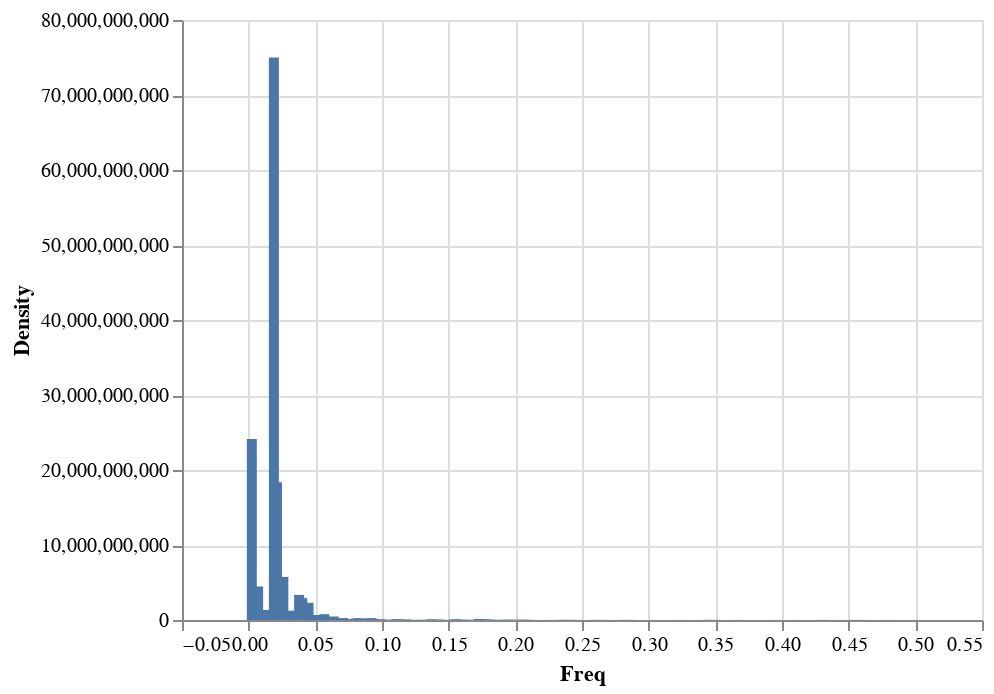

The code cell stored with this chart in its notebook:
### Markdown cell above
### Make function call to series periodgram to see if underlying frequency exists

### Code cell
make_sig_periodgram(flu_data.SPEC_RECEIVED_NB)

### Figure 1 — Vega-Lite specification as saved in the notebook (floating-point values rounded to 4 significant figures; data arrays with more than 128 entries replaced by an {"elided": "..."} marker saying what was removed)
{"config": {"view": {"continuousWidth": 400, "continuousHeight": 300}}, "data": {"name": "data-5dec3a002a45ef3167c28fa9495dd3f9"}, "mark": "bar", "encoding": {"x": {"type": "quantitative", "field": "Freq"}, "y": {"type": "quantitative", "field": "Density"}}, "$schema": "https://vega.github.io/schema/vega-lite/v4.8.1.json", "datasets": {"data-5dec3a002a45ef3167c28fa9495dd3f9": {"elided": "212 records"}}}
